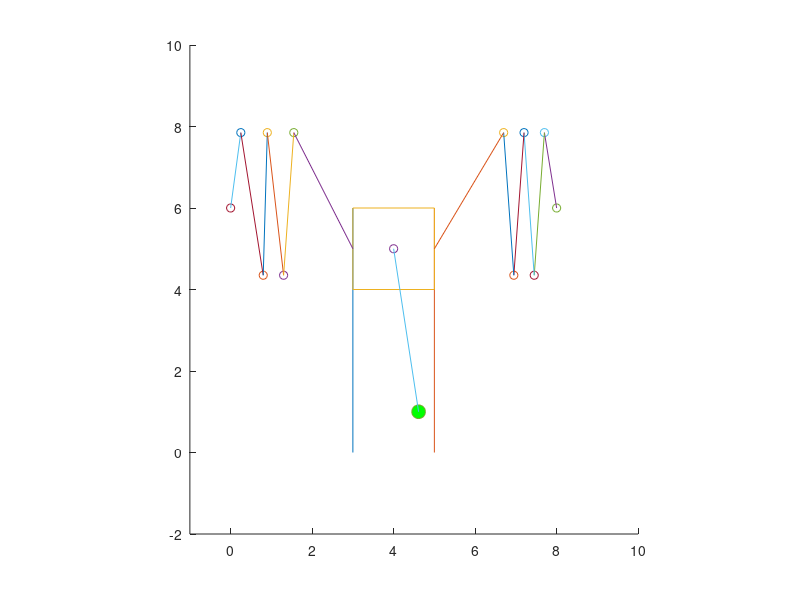

The MATLAB script that drew this image: (Note: this script raises an error after producing the figure.)
t=0:0.01:20;
x0=2;
alpha=0:0.01:2*pi;
x0=1;
x=x0+0.3*cos(alpha);
x01=7;
x1=x01-0.3*cos(alpha);
y0=1;
y=y0+cos(alpha);

h=6; % высота вертикальной направляющей
a=2; % параметры ползуна
l=4; % длина стержня
 
 
% Косметика окна
figure % принудительное создание окна
xlim([-1 10])
ylim([-2 10])
xlim manual
ylim manual
axis equal
hold on

% Вертикальные направляющие
plot([3 3], [0 h]);
plot([5 5], [0 h]);

% Ползун
SliderX=[3 3 5 5 3];
SliderY=[2 4 4 2 2];
Slider=plot(SliderX,SliderY+y(1));

% Стержень
xA=4;     %Координата x точки A
yA=h-1-y;     %Координата y точки A
xB=xA-l*sin(alpha);     %Координата x точки B
yB=yA-l*cos(alpha);     %Координата y точки B
PointA=plot(xA,yA(1),'o'); %условный схематичный центр
PointB=plot(xB(1),yB(1),'o','markersize',10,'markerFaceColor',[0 1 0]); %шарик
AB=plot([xA xB(1)],[yA(1)+2 yB(1)]);  %стержень

% Левая пружина
xO1=0;
yO1=6;
PointO1=plot(xO1,yO1,'o'); % левое крепление левой пружины
xC1 = x+0.5; 
yC1 = h-1-y+2;
PointC1=plot(xC1, yC1, 'o'); % первый верхний зубчик пружины
xC2 = xC1+0.25;
yC2 = yC1-2;
PointC2=plot(xC2, yC2, 'o'); % первый нижний зубчик пружины
xC3 = xC1+0.5;
yC3 = yC1;
PointC3=plot(xC3, yC3, 'o'); % второй верхний зубчик пружины  
xC4 = xC1+0.75;
yC4 = yC1-2;
PointC4=plot(xC4, yC4, 'o'); % второй нижний зубчик пружины  
xC5 = xC1+1;
yC5 = yC1;
PointC5=plot(xC5, yC5, 'o'); % третий верхний зубчик пружины
O1C1 = plot([xO1 xC1(1)],[yO1 yC1(1)]);
C1C2 = plot([xC1(1) xC2(1)],[yC1(1) yC2(1)]);
C2C3 = plot([xC2(1) xC3(1)],[yC2(1) yC3(1)]);
C3C4 = plot([xC3(1) xC4(1)],[yC3(1) yC4(1)]);
C4C5 = plot([xC4(1) xC5(1)],[yC4(1) yC5(1)]);
C5A = plot([xC5(1) xA(1)],[yC5(1) yA(1)]);

% Правая пружина
xO2=8;
yO2=6;
PointO2=plot(xO2,yO2,'o'); % правое крепление правой пружины
xD1 = x1-0.1; 
yD1 = h-1-y+2;
PointD1=plot(xC1, yC1, 'o'); % первый верхний зубчик пружины
xD2 = xD1-0.25; 
yD2 = yD1-2;
PointD2=plot(xD2, yD2, 'o'); % первый нижний зубчик пружины
xD3 = xD1-0.5; 
yD3 = yD1;
PointD3=plot(xD3, yD3, 'o'); % второй верхний зубчик пружины
xD4 = xD1-0.75; 
yD4 = yD1-2;
PointD4=plot(xD4, yD4, 'o'); % второй нижний зубчик пружины
xD5 = xD1-1; 
yD5 = yD1;
PointD5=plot(xD5, yD5, 'o'); % третий верхний зубчик пружины
O2D1 = plot([xO2 xD1(1)],[yO2 yD1(1)]);
D1D2 = plot([xD1(1) xD2(1)],[yD1(1) yD2(1)]);
D2D3 = plot([xD2(1) xD3(1)],[yD2(1) yD3(1)]);
D3D4 = plot([xD3(1) xD4(1)],[yD3(1) yD4(1)]);
D4D5 = plot([xD4(1) xD5(1)],[yD4(1) yD5(1)]);
D5A = plot([xD5(1) xA(1)],[yD5(1) yA(1)]);


%анимация
for i=1:length(t)
  anmSY=SliderY+y(i); 
  set(Slider,'Ydata',anmSY);     %анимация ползуна
  anmPntAy = yA+y(i);
  set(PointA,'Ydata',anmPntAy);
  anmABy1 = yA(i)+2*y(i)-2;
  anmABy2 = yB(i)+2*y(i)-2;
  set(PointB,'Xdata',xB(i)+2*x(i)-2,'Ydata',anmABy2);
  set(AB,'Xdata',[xA xB(i)+2*x(i)-2],'Ydata',[anmABy1 anmABy2]);     %анимация стержня
   
  %левая пружина 
  %переменные
  anmPntC1x = xC1(i)-2*x(i)+1.05; % первый верхний 
  anmPntC1y = yC1(i)+2*y(i)-1.15;
  anmPntC2x = xC2(i)-2*x(i)+1.35; % первый нижний 
  anmPntC2y = 0.5*yC2(i)+2*y(i)-1.15;   
  anmPntC3x = xC3(i)-2*x(i)+1.2; % второй верхний 
  anmPntC3y = yC3(i)+2*y(i)-1.15;  
  anmPntC4x = xC4(i)-2*x(i)+1.35; % второй нижний
  anmPntC4y = 0.5*yC4(i)+2*y(i)-1.15;  
  anmPntC5x = xC5(i)-2*x(i)+1.35; % третий верхний 
  anmPntC5y = yC5(i)+2*y(i)-1.15;  
  %движение точек
  set(PointC1,'Xdata',anmPntC1x,'Ydata',anmPntC1y);
  set(PointC2,'Xdata',anmPntC2x,'Ydata',anmPntC2y);
  set(PointC3,'Xdata',anmPntC3x,'Ydata',anmPntC3y);
  set(PointC4,'Xdata',anmPntC4x,'Ydata',anmPntC4y);
  set(PointC5,'Xdata',anmPntC5x,'Ydata',anmPntC5y);
  %движение витков пружины
  set(O1C1,'Xdata',[xO1 anmPntC1x],'Ydata',[yO1 anmPntC1y]);
  set(C1C2,'Xdata',[anmPntC1x anmPntC2x],'Ydata',[anmPntC1y anmPntC2y]);
  set(C2C3,'Xdata',[anmPntC2x anmPntC3x],'Ydata',[anmPntC2y anmPntC3y]);
  set(C3C4,'Xdata',[anmPntC3x anmPntC4x],'Ydata',[anmPntC3y anmPntC4y]);
  set(C4C5,'Xdata',[anmPntC4x anmPntC5x],'Ydata',[anmPntC4y anmPntC5y]);
  set(C5A,'Xdata',[anmPntC5x xA-1],'Ydata',[anmPntC5y anmPntAy]);
  
  %правая пружина
  anmPntD1x = xD1(i)+2*x(i)-1.5; % первый верхний 
  anmPntD1y = yD1(i)+2*y(i)-1.15;
  anmPntD2x = xD2(i)+2*x(i)-1.5; % первый нижний 
  anmPntD2y = 0.5*yD2(i)+2*y(i)-1.15;   
  anmPntD3x = xD3(i)+2*x(i)-1.5; % второй верхний 
  anmPntD3y = yD3(i)+2*y(i)-1.15;   
  anmPntD4x = xD4(i)+2*x(i)-1.5; % второй нижний 
  anmPntD4y = 0.5*yD4(i)+2*y(i)-1.15;   
  anmPntD5x = xD5(i)+2*x(i)-1.5; % третий верхний 
  anmPntD5y = yD5(i)+2*y(i)-1.15;   
  %движение точек
  set(PointD1,'Xdata',anmPntD1x,'Ydata',anmPntD1y);
  set(PointD2,'Xdata',anmPntD2x,'Ydata',anmPntD2y);
  set(PointD3,'Xdata',anmPntD3x,'Ydata',anmPntD3y);
  set(PointD4,'Xdata',anmPntD4x,'Ydata',anmPntD4y);
  set(PointD5,'Xdata',anmPntD5x,'Ydata',anmPntD5y);
  %движение витков пружины
  set(O2D1,'Xdata',[xO2 anmPntD1x],'Ydata',[yO2 anmPntD1y]);
  set(D1D2,'Xdata',[anmPntD1x anmPntD2x],'Ydata',[anmPntD1y anmPntD2y]);
  set(D2D3,'Xdata',[anmPntD2x anmPntD3x],'Ydata',[anmPntD2y anmPntD3y]);
  set(D3D4,'Xdata',[anmPntD3x anmPntD4x],'Ydata',[anmPntD3y anmPntD4y]);
  set(D4D5,'Xdata',[anmPntD4x anmPntD5x],'Ydata',[anmPntD4y anmPntD5y]);
  set(D5A,'Xdata',[anmPntD5x xA+1],'Ydata',[anmPntD5y anmPntAy]);
  
  pause(0.01);
end